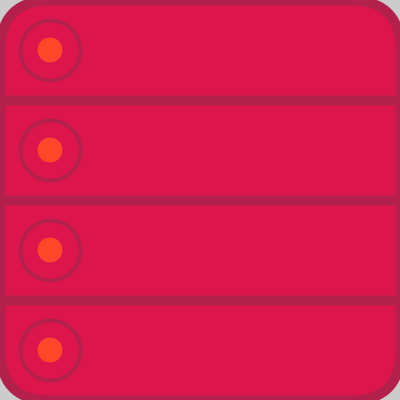
Frame 1 (no input)
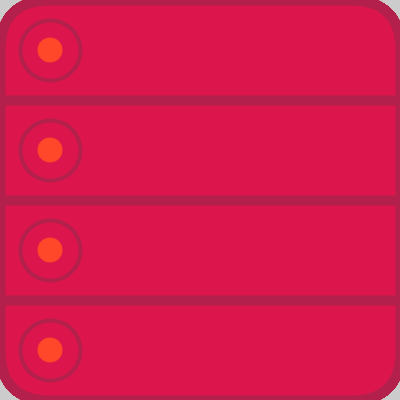
Frame 60 (the mouse pressed at the canvas centre just before this capture)
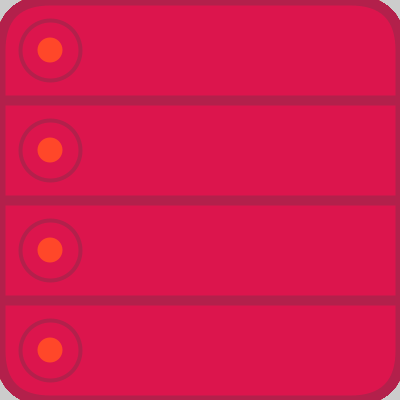
Frame 120 (the mouse held since frame 60 and released just before this capture)

The Processing sketch that drew these frames (run headless with seeded random() and noise(); from frame 60 on, the mouse is pressed at the canvas centre):

// Processing sketch: week09_5_bubble_happy_part2
// ── week09_5_bubble_happy_part2.pde
void setup(){
  size(400, 400);
}
void draw(){
  stroke(179, 32, 75);
  strokeWeight(10);
  fill(220, 21, 77);
  rect(0, 0, 400, 400, 50);
  for(int i=100; i<=300; i+=100) line(0, i, 400, i);
  for(int i=0; i<4; i++){
    int x = 50, y = 50 + i * 100;
    stroke(179, 32, 75);
    fill(220, 21, 77);
    strokeWeight(4);
    ellipse( x, y, 60, 60);
    noStroke();
    fill(288, 71, 41);
    ellipse( x, y, 25, 25);
  }
}
